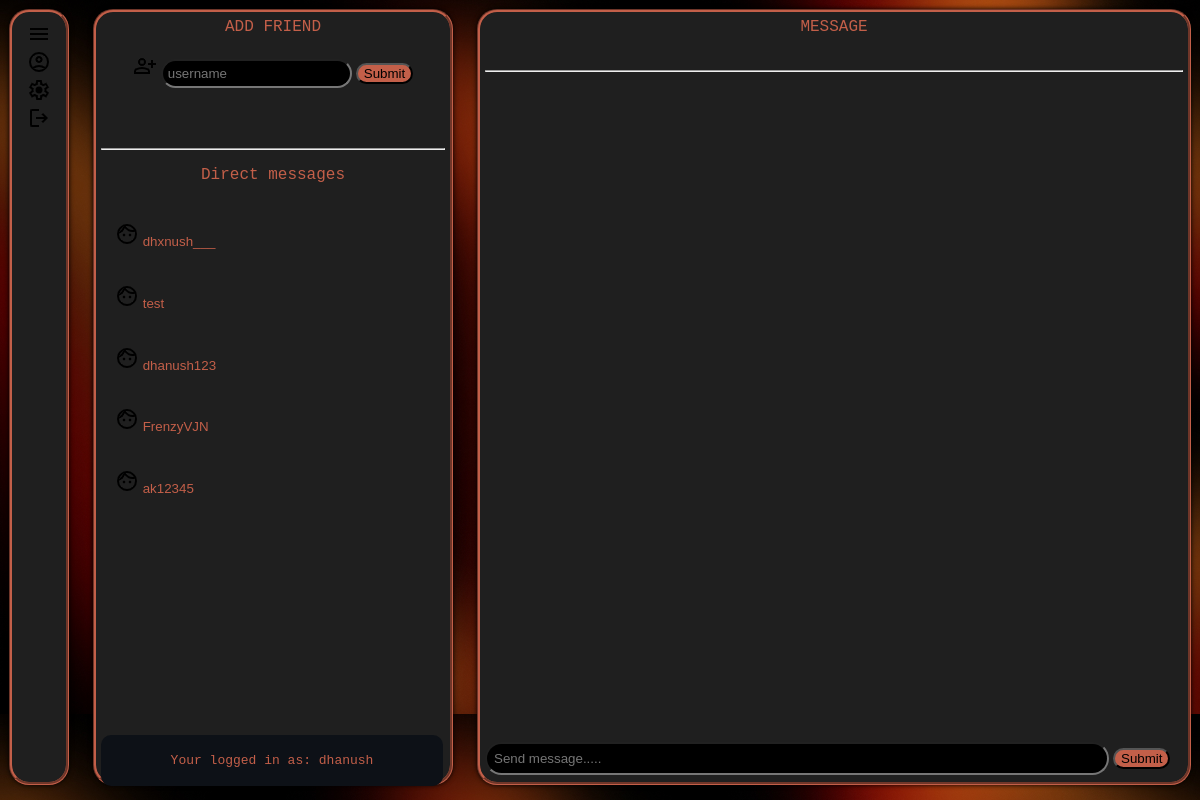
Screenshot of /home (signed in) with the database file from the repository.
### tables this page shows
CREATE TABLE friends( id integer,friend text, room integer, foreign key(id) references users(id));

CREATE TABLE users (id INTEGER PRIMARY KEY AUTOINCREMENT,username TEXT NOT NULL,password TEXT NOT NULL);

### app.py (the view, shortened to what this page needs)
@app.route("/home", methods=["POST", "GET"])
def home():
    if session.get("user_id") is None:
        return redirect("/")
    username = session["user_id"]
    rows2 = db.execute('select * from users where username = ?', username)
    fdict = db.execute('select friend from friends where id = ?',rows2[0]['id'] )
    flist=[]
    for i in fdict:
        flist+=(list(i.values()))
    return render_template("layout2.html",username=username,flist=flist)

### templates/layout2.html (shortened to what this page needs)
<!DOCTYPE html>
<html>
    <head>
        <link rel="stylesheet" href="static/styles2.css">
    </head>
    <body>
        <nav class="navbar2">
            <ul>
                <div>
                    <a href="" id="menu-link"><img src="static/menu.png"></a>
                </div>
                <div>
                    <a href="" id="profile-link"><img src="static/profile.png"></a>
                </div>
                <div>
                    <a href="" id="settings-link"><img src="static/settings.png"></a>
                </div>
                <div>
                    <a href="/logout" id="logout-link"><img src="static/logout.png"></a>
                </div>
            </ul>
        </nav>
        <section id="box">
            <div>
                <a href="#" id="add-friend-link" style="color: #c35f49; font-family: monospace;text-decoration: none; font-size: large;">ADD FRIEND</a>
            </div>
            <br>
            <div>
                <form autocomplete="off" method="post">
                    <img src="static/add friend.png">
                    <input type="text" name="friend" id="textbox1" placeholder="username" style="background-color: black;color: #c35f49; border-radius: 20px; padding: 5px;">
                    <input type="submit" name="friendsubmit" style="color: black;background-color: #c35f49; border-radius: 20px;" placeholder="ADD">
                </form>
            </div>
            <br>
            <br>
            <hr>
            <div style="padding-bottom: 10px;">
                <p id="direct-messages-link" style="color: #c35f49; font-family: monospace;text-decoration: none; font-size: large;">Direct messages</p>
                <ul style="padding: 5px; margin-bottom: 3px;">
                    {% for i in flist %}
                    <button  name="lol" onclick="reload('{{i}}')" id="send" style="color: #c35f49; text-decoration: none; background-color: transparent; outline: none; width: 100%; border: none;">
                        <div id="fbox">
                            <p style="color: #c35f49; text-decoration: none;"> <img src="static/person.png"> {{ i }} </p>
                        </div>
                    </button>
                    {% endfor %}
                </ul>
            </div>
            <div style="position: fixed; bottom: 14px; text-align: center; color: aliceblue;  background-color: #0d1117; border-radius: 10px; padding: 5px; width: 28.5%;">
                <p style="color: #c35f49; font-family: monospace; text-align: center;">Your logged in as: {{username}}</p>
            </div>
        </section>
        <article>
            <div>
                <a href="" id="message-link" style="color: #c35f49; font-family: monospace; text-decoration: none; font-size: large;">MESSAGE</a>
            </div>
            <br>
            <hr>
            <div><br><br><br></div>
            <div style="position:fixed;bottom: 25px; text-align: center; float: right;padding: auto;">
                <form onsubmit="sendmsg(event)">
                    <input autocomplete="off"  type="text" id="textbox" placeholder="Send message....." style="background-color: black;color: #c35f49; border-radius: 20px; padding: 7px; width: 52vw; height: auto;">
                    <input type="submit" id="send_button" style="color: black;background-color: #c35f49;border-radius: 20px;">
                </form>
            </div>
        </article>
    </body>
</html>

### static/styles2.css (style rules this page uses)
* { box-sizing: border-box; scrollbar-color: dark; }
body { background-image: url(Login_page.jpg); padding: 1px; }
.navbar2 ul { background-color: #1f1f1f; border: groove; border-radius: 20px; border-color:#c35f49; width: 5%; height: 97%; padding: 10px; overflow: hidden; margin: 0px; position: fixed; text-align: center; box-shadow: 0 0 5px; }
.navbar2 a { color: white; border-radius: 20px; }
section { width: 30%; border: groove; height: 97%; border-radius: 20px; border-color: #c35f49; background-color: #1f1f1f; margin-left: 7%; display: inline-block; overflow: auto; position: fixed; text-align: center; padding: 5px; scrollbar-color: dark dark; box-shadow: 0 0 5px; }
article { width: 59.5%; border: groove; height: 97%; border-radius: 20px; border-color: #c35f49; background-color: #1f1f1f; margin-left: 39%; display: inline-block; overflow: auto; position: fixed; text-align: center; padding: 5px; box-shadow: 0 0 5px; }
#fbox { padding: 3px; border-radius: 5px; text-align: left; color: #c35f49; }

### rows the page displays
friends: friend "dhxnush___"
friends: friend "test"
friends: friend "dhanush123"
friends: friend "FrenzyVJN"
friends: friend "ak12345"
users: username "dhanush"
